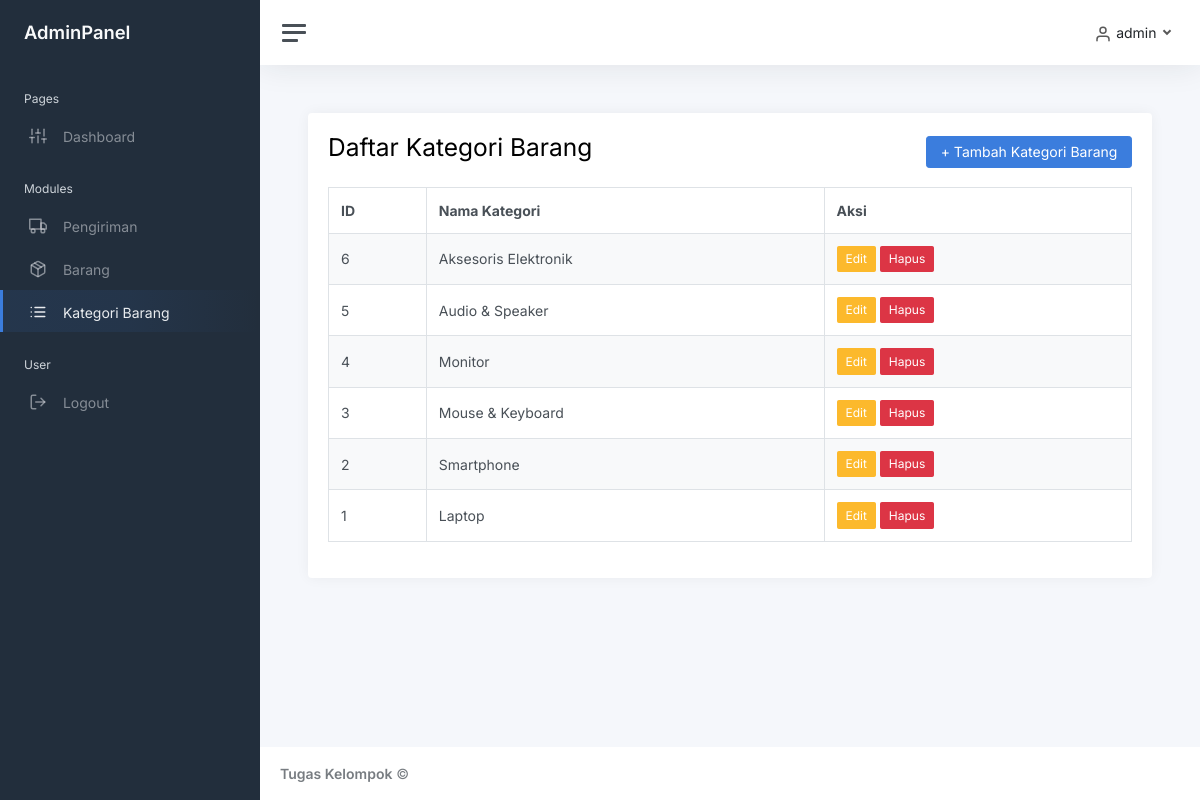
/kategori_barang/index.php (signed in), run on the app's committed database.
### tables this page shows
CREATE TABLE `kategori_barang` (
  `id` int(11) NOT NULL,
  `nama_kategori` varchar(100) NOT NULL
);

### lib/functions.php (called while the page is built, shortened)
<?php
function loadMenuConfig() {
$configFile = __DIR__ . '/../config/menu.json';
if (file_exists($configFile)) {
$jsonContent = file_get_contents($configFile);
return json_decode($jsonContent, true) ?: [];
}
return [];
}
function getAllowedRolesForModule($moduleName) {
$menuConfig = loadMenuConfig();
return $menuConfig['modules'][$moduleName]['allowed_roles'] ?? ['admin'];
}
function userCanAccessModule($moduleName) {
$userRole = $_SESSION['role'] ?? '';
$allowedRoles = getAllowedRolesForModule($moduleName);
return in_array($userRole, $allowedRoles);
}
function base_url($path = '') {
$url = BASE_URL . '/' . $path;
return $url;
}
?>

### kategori_barang/index.php (the view, shortened to what this page needs)
<?php
require_once '../lib/functions.php';
require_once '../config/database.php';
$result = mysqli_query($connection, "SELECT * FROM `kategori_barang` ORDER BY id DESC");
?>
<?php include '../views/'.$THEME.'/header.php'; ?>
<?php include '../views/'.$THEME.'/sidebar.php'; ?>
<?php include '../views/'.$THEME.'/topnav.php'; ?>
<?php include '../views/'.$THEME.'/upper_block.php'; ?>
            <div class="d-flex justify-content-between align-items-center mb-3">
                <h2>Daftar Kategori Barang</h2>
                <a href="add.php" class="btn btn-primary">+ Tambah Kategori Barang</a>
            </div>
            <?php if (mysqli_num_rows($result) > 0): ?>
                <div class="table-responsive">
                    <table class="table table-striped table-bordered">
                        <thead>
                            <tr>
                                <th>ID</th>
                                <th>Nama Kategori</th>
                                <th>Aksi</th>
                            </tr>
                        </thead>
                        <tbody>
                            <?php while ($row = mysqli_fetch_assoc($result)): ?>
                                <tr>
                                    <td><?= $row['id'] ?></td>
                                    <td><?= htmlspecialchars($row['nama_kategori']) ?></td>
                                    <td>
                                        <a href="edit.php?id=<?= $row['id'] ?>" class="btn btn-sm btn-warning">Edit</a>
                                        <a href="delete.php?id=<?= $row['id'] ?>" class="btn btn-sm btn-danger" onclick="return confirm('Yakin hapus kategori barang ini?')">Hapus</a>
                                    </td>
                                </tr>
                            <?php endwhile; ?>
                        </tbody>
                    </table>
                </div>
            <?php else: ?>
                <div class="alert alert-info">Belum ada data kategori barang.</div>
            <?php endif; ?>
<?php include '../views/'.$THEME.'/lower_block.php'; ?>
<?php include '../views/'.$THEME.'/footer.php'; ?>

### views/adminkit/header.php (shortened to what this page needs)
<!DOCTYPE html>
<html lang="en">
<head>
	<link href="<?= base_url('assets/adminkit/css/app.css') ?>" rel="stylesheet">
</head>
<body>
	<div class="wrapper">

### views/adminkit/sidebar.php (shortened to what this page needs)
<?php $menuConfig = loadMenuConfig(); ?>
<nav id="sidebar" class="sidebar js-sidebar">
    <div class="sidebar-content js-simplebar">
        <a class="sidebar-brand" href="<?= base_url('admin/index.php') ?>">
            <span class="align-middle">AdminPanel</span>
        </a>
        <ul class="sidebar-nav">
            <li class="sidebar-header">
                Pages
            </li>
            <?php
            $current_path = $_SERVER['REQUEST_URI'];
            $user_role = $_SESSION['role'] ?? 'guest';
            $dashboard_url = ($user_role === 'admin') ? 'admin/index.php' : 'pengaju/index.php';
            $is_dashboard_active = (strpos($current_path, '/admin/') !== false && $user_role === 'admin') ||
                (strpos($current_path, '/pengaju/') !== false && $user_role === 'pengaju');
            ?>
            <li class="sidebar-item <?= $is_dashboard_active ? 'active' : '' ?>">
                <a class="sidebar-link" href="<?= base_url($dashboard_url) ?>">
                    <i class="align-middle" data-feather="sliders"></i> <span class="align-middle">Dashboard</span>
                </a>
            </li>
            <li class="sidebar-header">Modules</li>
            <?php
            if (!empty($menuConfig['modules'])):
                foreach ($menuConfig['modules'] as $moduleName => $module):
                    if (userCanAccessModule($moduleName)):
                        $label = $module['label'] ?? $moduleName;
                        $is_active = strpos($current_path, "/$moduleName/") !== false;
                        ?>
                        <li class="sidebar-item <?= $is_active ? 'active' : '' ?>">
                            <a class="sidebar-link" href="<?= base_url($moduleName . '/index.php') ?>">
                                <i class="align-middle" data-feather="<?= $module['icon'] ?? 'box' ?>"></i>
                                <span class="align-middle"><?= htmlspecialchars($label) ?></span>
                            </a>
                        </li>
                        <?php
                    endif;
                endforeach;
            endif;
            ?>
            <li class="sidebar-header">User</li>
            <li class="sidebar-item">
                <a class="sidebar-link" href="<?= base_url('logout.php') ?>">
                    <i class="align-middle" data-feather="log-out"></i> <span class="align-middle">Logout</span>
                </a>
            </li>
        </ul>
    </div>
</nav>

### views/adminkit/topnav.php (shortened to what this page needs)
<div class="main">
    <nav class="navbar navbar-expand navbar-light navbar-bg">
        <a class="sidebar-toggle js-sidebar-toggle">
            <i class="hamburger align-self-center"></i>
        </a>
        <div class="navbar-collapse collapse">
            <ul class="navbar-nav navbar-align">
                <li class="nav-item dropdown">
                    <a class="nav-link dropdown-toggle d-none d-sm-inline-block" href="#" data-bs-toggle="dropdown">
                        <i class="align-middle" data-feather="user"></i> <span class="text-dark">
                            <?= isset($_SESSION['username']) ? $_SESSION['username'] : 'User' ?>
                        </span>
                    </a>
                </li>
            </ul>
        </div>
    </nav>

### views/adminkit/upper_block.php
<main class="content">
    <div class="container-fluid p-0">
        <div class="card">
            <div class="card-body">

### views/adminkit/lower_block.php
</div>
</div>
</div>
</main>

### views/adminkit/footer.php (shortened to what this page needs)
<footer class="footer">
    <div class="container-fluid">
        <div class="row text-muted">
            <div class="col-6 text-start">
                <p class="mb-0">
                    <a class="text-muted" href="#" target="_blank"><strong>Tugas Kelompok</strong></a> &copy;
                </p>
            </div>
        </div>
    </div>
</footer>
</div>
</div>
</body>
</html>

### data on the page
kategori_barang: id "6", nama_kategori "Aksesoris Elektronik"
kategori_barang: id "5", nama_kategori "Audio & Speaker"
kategori_barang: id "4", nama_kategori "Monitor"
kategori_barang: id "3", nama_kategori "Mouse & Keyboard"
kategori_barang: id "2", nama_kategori "Smartphone"
kategori_barang: id "1", nama_kategori "Laptop"

### other printed values
$label "Pengiriman"
$label "Barang"
$label "Kategori Barang"
$_SESSION['username'] "admin"
